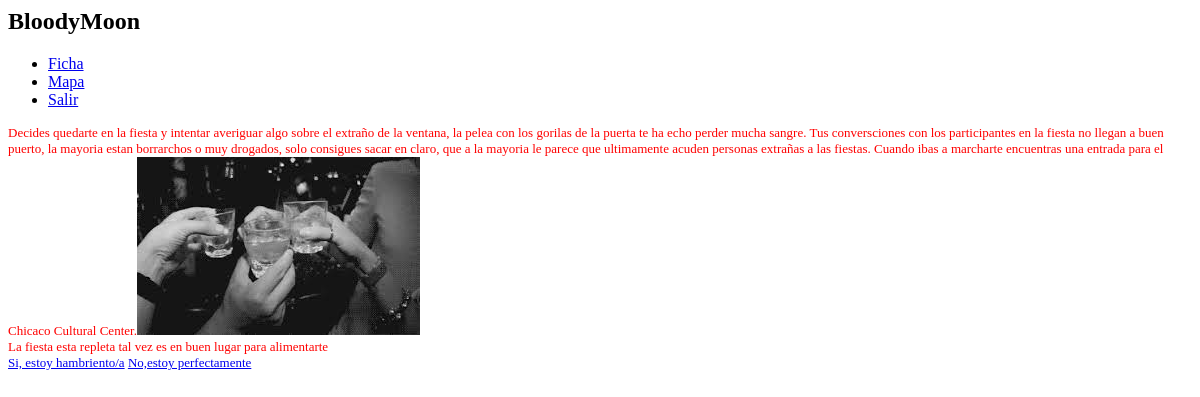
The page /conversar_fiesta.php (signed in) on the database its author committed.
### tables this page shows
CREATE TABLE IF NOT EXISTS `escena` (
`ID` int(11) NOT NULL,
  `nombre` text NOT NULL,
  `descripcion` text NOT NULL,
  `imagen` text NOT NULL,
  `visitada` tinyint(4) DEFAULT NULL
);

### conversar_fiesta.php (the view, shortened to what this page needs)
<html>
<head>
   <link rel="stylesheet" type="text/css" href="estilo.css" >
 <link rel="stylesheet" href="http://code.jquery.com/mobile/1.0a4.1/jquery.mobile-1.0a4.1.min.css" />
</head>
<body>
    <div data-role="page">
    <div data-role="header">
        <h2>BloodyMoon</h2>
	<div data-role="navbar">
   <ul>
      <li><a href="ficha.php" data-icon="grid" >Ficha</a></li>
      <li><a href="mapa.php" data-icon="plus">Mapa</a></li>
      <li><a href="logout.php" data-icon="star">Salir</a></li>
   </ul>
</div>
    </div>
    <?php
if(!isset($_SESSION['uid'])){
    echo "Tienes que estar logeado para ver esta pagina!";
}else{
    ?>
    <div data-role="content">
    <?php
    $consulta2="SELECT * FROM escena where ID=15";
    $resultado = mysql_query($consulta2);
    while ($fila = mysql_fetch_assoc($resultado)) {
    echo $fila["descripcion"];
    echo '<img src="'.$fila["imagen"].'">';
   }
?>
<br>
<?php
echo "La fiesta esta repleta tal vez es en buen lugar para alimentarte";
?>
<br>
<a href="caza.php" data-role="button" data-mini="true">Si, estoy hambriento/a</a>
<a href="mapa.php" data-role="button" data-mini="true">No,estoy perfectamente</a>
       </body>
  <?php
}
?>

### estilo.css (style rules this page uses)
[data-role="content"] { font-size:small;font-style:normal;color:red;text-shadow: none; }

### rows shown on the page
escena: descripcion "Decides quedarte en la fiesta y intentar averiguar algo sobre el extraño de la ventana, la pelea con los gorilas de la puerta te ha echo perder mucha sangre. Tus conversciones con los participantes en la fiesta no llegan a buen puerto, la mayoria estan borrarchos o muy drogados, solo consigues sacar en claro, que a la mayoria le parece que ultimamente acuden personas extrañas a las fiestas. Cuando ibas a marcharte encuentras una entrada para el Chicaco Cultural Center.", imagen (picture)
